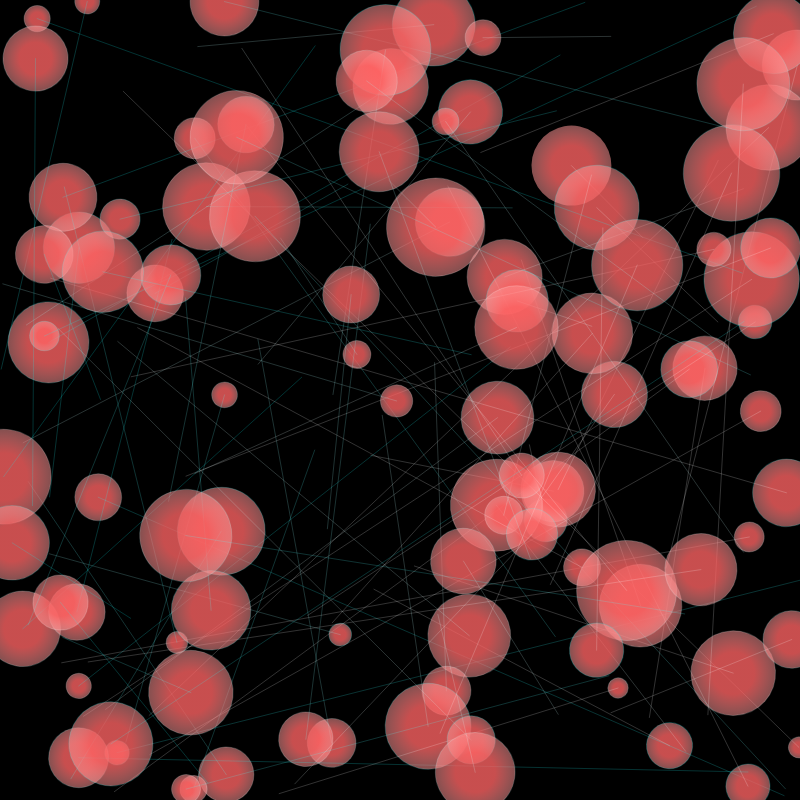
Frame 1 (no input)
Frame 60 (no input): identical to frame 1, image omitted
Frame 120 (the mouse pressed at the canvas centre since frame 60): identical to frame 1, image omitted

The p5.js sketch that drew this single still picture (run headless with seeded random() and noise() and a simulated clock; from frame 60 on, the mouse is pressed at the canvas centre):

// p5.js sketch
// ── sketch.js
// https://editor.p5js.org/jht9629-nyu/sketches/vYQa-C5RP
// chat-G gen art rev
// make the art more visually interesting

// https://editor.p5js.org/jht9629-nyu/sketches/q2b4jtO-C
// chat-G gen art

// creatre a p5js generative art image using variables
// https://chat.openai.com/


let numShapes = 100; // Number of shapes
let shapeSizeMin = 20; // Minimum shape size
let shapeSizeMax = 100; // Maximum shape size

function setup() {
  createCanvas(800, 800);
  background(0);
  noStroke();

  for (let i = 0; i < numShapes; i++) {
    let x = random(width); // Random x-coordinate
    let y = random(height); // Random y-coordinate
    let size = random(shapeSizeMin, shapeSizeMax); // Random shape size
    let hue = map(x, 0, width, 0, 360); // Hue based on x-coordinate

    push();
    translate(x, y);
    rotate(radians(random(360))); // Random rotation

    // Generate gradient fill
    let grad = drawingContext.createRadialGradient(0, 0, size / 4, 0, 0, size);
    grad.addColorStop(0, color(255, 100, 100, 200));
    grad.addColorStop(1, color(255, 255, 255, 0));
    drawingContext.fillStyle = grad;

    // Draw ellipse
    ellipse(0, 0, size, size);
    pop();

    // Draw connecting lines
    let nextIndex = (i + 1) % numShapes;
    let nextX = random(width);
    let nextY = random(height);
    stroke(hue, 255, 255, 50);
    line(x, y, nextX, nextY);
  }
}

function draw() {
  // No need for additional drawing in this example
}
